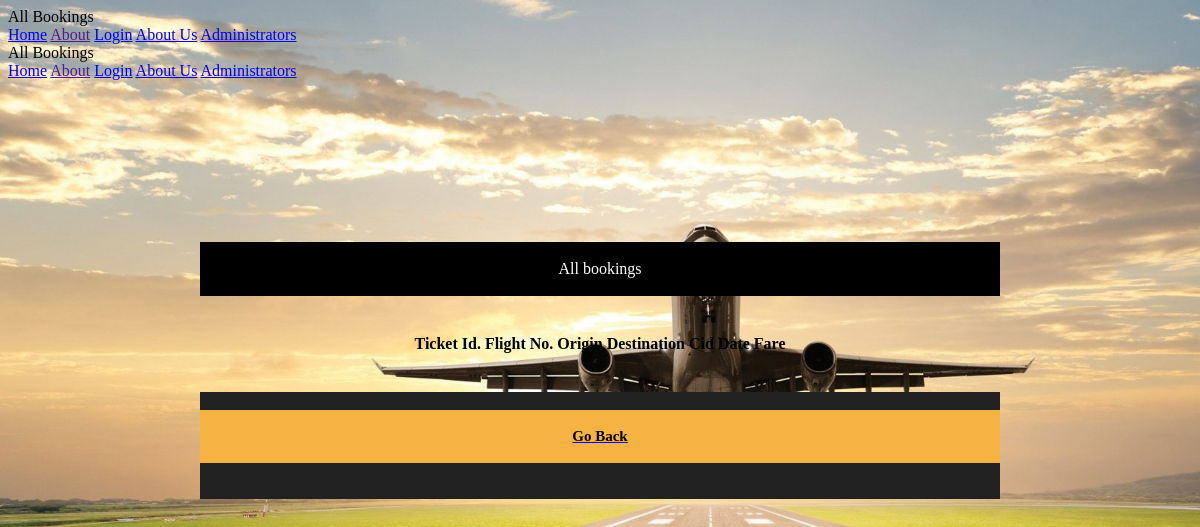
Before: /viewuser.php with the older database file.
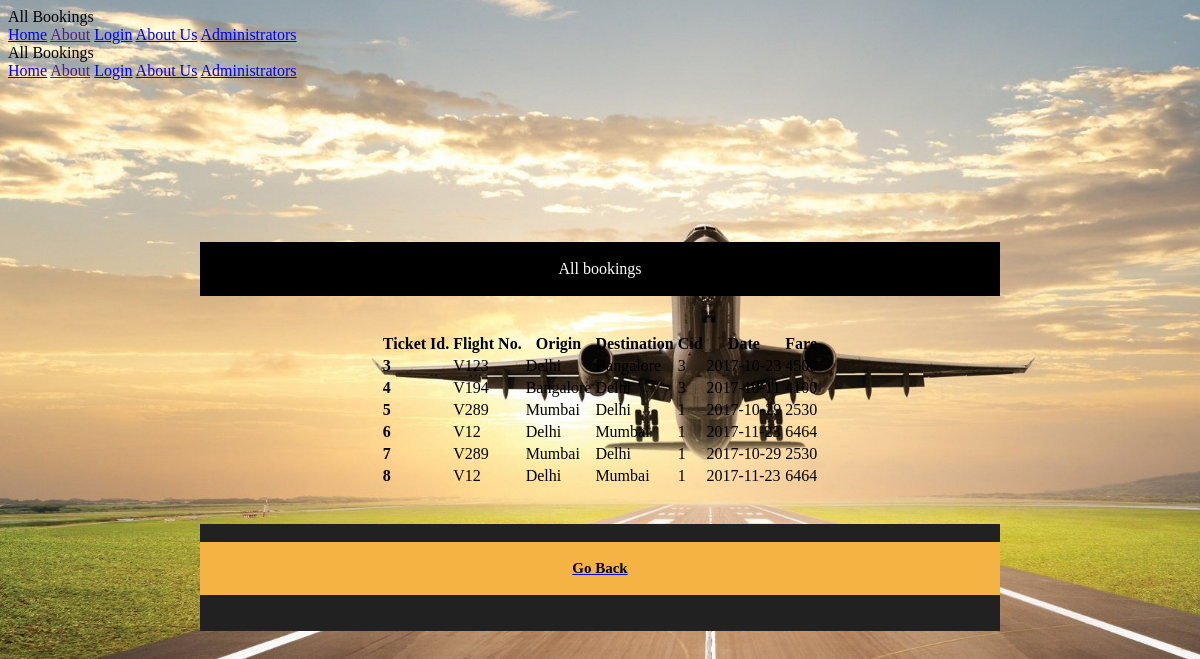
After: the same page with the newer database file.
### tables this page shows
CREATE TABLE `booking` (
  `TicketID` int(6) NOT NULL,
  `F_no` varchar(5) NOT NULL,
  `Source` varchar(30) NOT NULL,
  `Destination` varchar(30) NOT NULL,
  `Cid` int(5) NOT NULL,
  `Date` date NOT NULL,
  `Fare` varchar(5) NOT NULL
);

### viewuser.php (the view, shortened to what this page needs)
<?php
require 'db_conn.php';
?>
<html>
<head>
    <link rel="stylesheet" href="Front with CSS.css">
    <link rel="stylesheet" href="https://code.getmdl.io/1.3.0/material.teal-orange.min.css" />
    <link rel="stylesheet" href="css/footer-distributed-with-address-and-phones.css">
    <link rel="stylesheet" href="http://maxcdn.bootstrapcdn.com/font-awesome/4.2.0/css/font-awesome.min.css">
</head>
<body background="airplane.jpg">
    <div class="mdl-layout mdl-js-layout mdl-layout--fixed-header">
        <header class="mdl-layout__header">
            <div class="mdl-layout__header-row">
                <span class="mdl-layout-title">All Bookings</span>
                <nav class="mdl-navigation mdl-layout--large-screen-only">
                    <a class="mdl-navigation__link" href="home.php">Home</a>
                    <a class="mdl-navigation__link" href="">About</a>
                    <a class="mdl-navigation__link" href="front.php">Login</a>
                    <a class="mdl-navigation__link" href="Aboutus.php">About Us</a>
                    <a class="mdl-navigation__link" href="admin.php">Administrators</a>
                </nav>
            </div>
        </header>
        <div class="mdl-layout__drawer">
            <span class="mdl-layout-title">All Bookings</span>
            <nav class="mdl-navigation">
                <a class="mdl-navigation__link" href="home.php">Home</a>
                <a class="mdl-navigation__link" href="">About</a>
                <a class="mdl-navigation__link" href="front.php">Login</a>
                <a class="mdl-navigation__link" href="Aboutus.php">About Us</a>
                <a class="mdl-navigation__link" href="admin.php">Administrators</a>
            </nav>
        </div>
        <br><br>
            <div class="page-content"><center>
                <br><br><br>
                <center>
        <br><br><br><br>
        <div class="mdl-card mdl-shadow--16dp" style="width:800px">
        <div class="mdl-shadow--16dp" style="background-color:#000000">
                        <br>
                        <div class="mdl-typography--title" style="color:#ffffff">All bookings</div>
                        <br>
                        </div>
        <br><br>
        <table class="mdl-data-table mdl-js-data-table mdl-shadow--8dp">
  <thead>
    <tr>
      <th>Ticket Id.</th>
      <th>Flight No.</th>
      <th>Origin</th>
      <th>Destination</th>
      <th>Cid</th>
      <th>Date </th>
      <th>Fare</th>
    </tr>
  </thead>
  <tbody>
  <center>
            <?php
                $sql = "SELECT * from booking order by TicketID";
                $result = mysqli_query($conn,$sql);
	            while($row=mysqli_fetch_assoc($result)){
                    echo "<tr>";
                    echo "<td><b>" . $row['TicketID'] . "</b></td>";
                    echo "<td>" . $row['F_no'] . "</td>";
                    echo "<td>" . $row['Source'] . "</td>";
                    echo "<td>" . $row['Destination'] . "</td>";
                    echo "<td>" . $row['Cid'] . "</td>";
   		    echo "<td>" . $row['Date'] . "</td>";
                    echo "<td>" . $row['Fare'] . "</td>";
                    echo "</tr>";
                }
	        ?>
            </center>
            </tbody>
</table>
<br><br>
<div class="mdl-shadow--16dp" style="background-color:#212121"><br>
<div class="mdl-shadow--16dp" style="background-color:#f4b342"><br>
                        <a class="mdl-navigation__link" href="admin.php"><div class="mdl-typography--title" style="color:#000000;font-size:15px"><b>Go Back</b></div></a>
                        <br>
                        </div>
                    <br><br>
                    </div>
                    </div>
                    <br><br><br>
                    </div>
        </div>
    </body>
</html>

### Front with CSS.css (style rules this page uses)
body { background-size: cover; }

Changed rows visible on the page:
added booking: TicketID "3", F_no "V123", Source "Delhi", Destination "Bangalore", Cid "3", Date "2017-10-23", Fare "4500"
added booking: TicketID "4", F_no "V194", Source "Bangalore", Destination "Delhi", Cid "3", Date "2017-10-11", Fare "4100"
added booking: TicketID "5", F_no "V289", Source "Mumbai", Destination "Delhi", Cid "1", Date "2017-10-29", Fare "2530"
added booking: TicketID "6", F_no "V12", Source "Delhi", Destination "Mumbai", Cid "1", Date "2017-11-23", Fare "6464"
added booking: TicketID "7", F_no "V289", Source "Mumbai", Destination "Delhi", Cid "1", Date "2017-10-29", Fare "2530"
added booking: TicketID "8", F_no "V12", Source "Delhi", Destination "Mumbai", Cid "1", Date "2017-11-23", Fare "6464"
